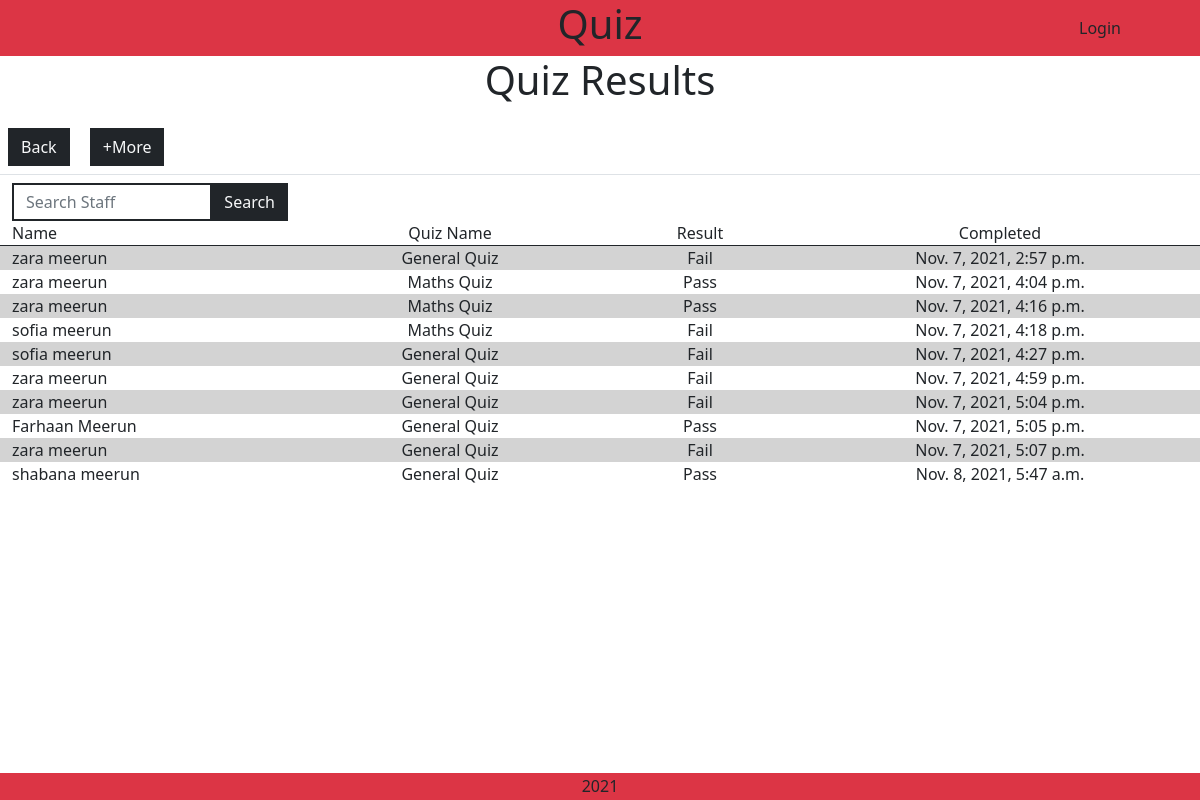
The app's page /staff/quiz_results, older data.
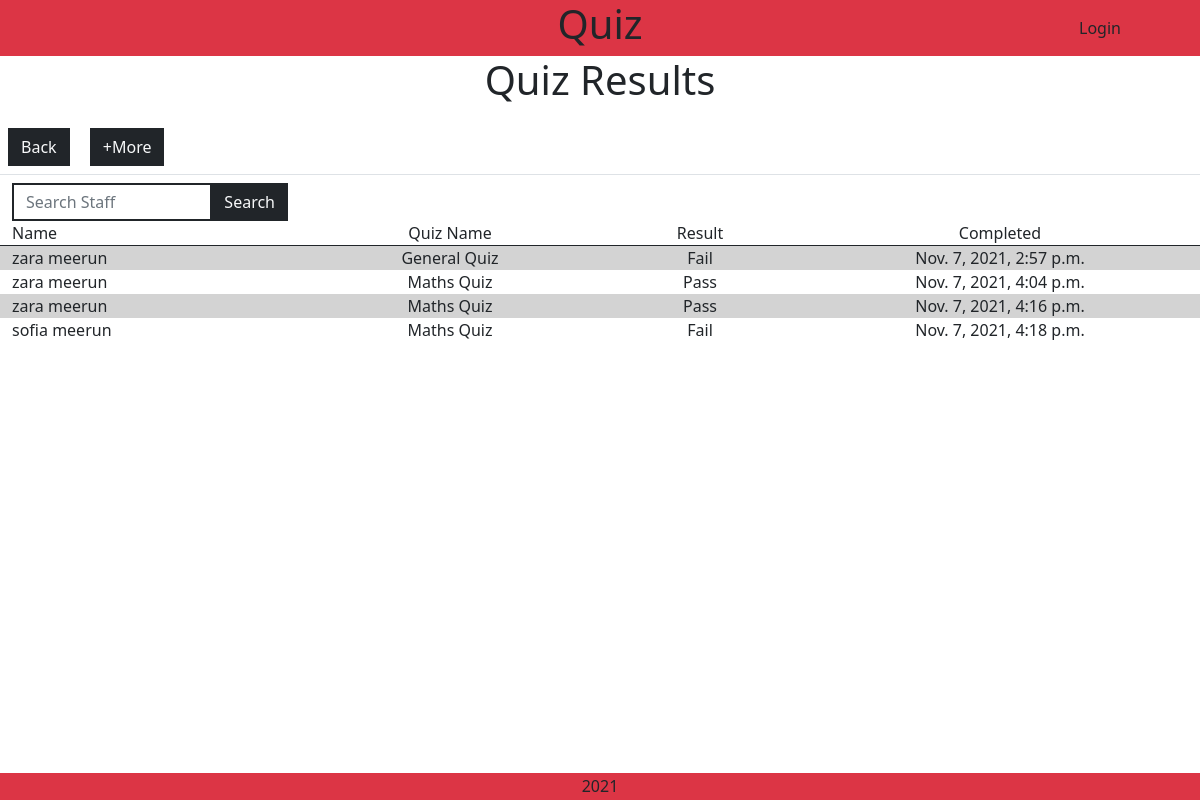
The same page, newer data.
### quiz/models.py (models this page shows, shortened)
class Results(models.Model):
    class Meta:
        verbose_name_plural = "Results"
    staff= models.ForeignKey(
            'staff.Staff', null=False, blank=False, on_delete=models.CASCADE,
            related_name='results')
    quiz_name = models.CharField(max_length=254)
    results = models.CharField(max_length=254)
    attempts = models.IntegerField(default=0)
    created_at = models.DateTimeField(auto_now_add=True)
    pass_fail = models.CharField(max_length=254)

### staff/models.py (models this page shows, shortened)
class Staff(models.Model):
    class Meta:
        verbose_name_plural = "Staff"
    employee_number = models.IntegerField(unique=True)
    first_name = models.CharField(max_length=254)
    last_name = models.CharField(max_length=254)
    email_address = models.EmailField()

### staff/views.py (the view, shortened to what this page needs)
# urls.py: path('quiz_results', views.quiz_results, name='quiz_results'),
def quiz_results(request):
    all_results = Results.objects.all()
    context = {
    'results': all_results,
    }
    return render(request, 'staff/quiz_results.html', context)

### staff/templates/staff/quiz_results.html (shortened to what this page needs)
{% extends "base.html" %}
{% load static %}
{% load crispy_forms_tags %}
{% block extra_css %}
    <link rel="stylesheet" href="{% static 'staff/css/staff.css' %}">
{% endblock %}
{% block content %}
    <div class="text-center h1 mb-3">Quiz Results</div>
    <a href="{% url 'staff' %}" class="m-2 btn btn-dark rounded-0 text-light">Back</a>
    <a href="#" class="m-2 btn btn-dark rounded-0 text-light show-more">+More</a>
    <div class="row m-0 border-top d-flex justify-content-left">
        <div class="col-10 col-md-4 col-lg-3 mt-2">
            <form action="{% url 'quiz_results' %}" method="GET" id="characterForm">
                <div class="input-group">
                    <input type="search" class="form-control custom-select rounded-0 border-2 border-dark" name="q" placeholder="Search Staff">
                    <button class="btn btn-outline-dark bg-dark text-light rounded-0 input-group-append ml-auto search-button" type="submit"><div class="text">Search</div></button>
                </div>
            </form>
        </div>
    </div>
    <div class="row m-0 staff-text border-bottom border-dark">
        <div class="col-3">Name</div>
        <div class="col-3 text-center">Quiz Name</div>
        <div class="col-2 text-center">Result</div>
        <div class="col-4 text-center">Completed</div>
    </div>
    <div class="row m-0 staff-text">
        {% for result in results %}
            {% if forloop.counter|divisibleby:2 %}
                <div class="col-3">{{ result.staff.first_name }} {{ result.staff.last_name }}</div>
                <div class="col-3 text-center">{{ result.quiz_name }}</div>
                <div class="col-2 text-center">{{ result.pass_fail }}</div>
                <div class="col-4 text-center">{{ result.created_at }}</div>
            {% else %}
                <div class="col-3 bg-secondary">{{ result.staff.first_name }} {{ result.staff.last_name }}</div>
                <div class="col-3 text-center bg-secondary">{{ result.quiz_name }}</div>
                <div class="col-2 text-center bg-secondary">{{ result.pass_fail }}</div>
                <div class="col-4 text-center bg-secondary">{{ result.created_at }}</div>
            {% endif %}
        {% endfor %}
    </div>
{% endblock %}

### templates/base.html (shortened to what this page needs)
{% load static %}
<!doctype html>
<html lang="en">
    <head>
        <link href="https://cdn.jsdelivr.net/npm/bootstrap@5.1.3/dist/css/bootstrap.min.css" rel="stylesheet">
        <link rel="stylesheet" href="https://use.fontawesome.com/releases/v5.15.4/css/all.css">
        <link rel="stylesheet" href="{% static 'css/base.css' %}">
        {% block extra_css %}
        {% endblock %}
    </head>
    <body>
        <nav class="row m-0 bg-danger">
            <div class="d-none d-md-block col-md-2"></div>
            <div class="col-8 col-md-8 h1 text-center">
                <a class="text-dark logo" href="{% url 'home' %}">Quiz</a>
            </div>
            {% if request.user.is_superuser %}
                <a href="{% url 'staff' %}" class="p-0 col-2 col-md-1 text-center my-auto text-dark logout-button nav-text">Admin</a>
                <a href="{% url 'logout' %}" class="p-0 col-2 col-md-1 text-center my-auto text-dark logout-button nav-text">Logout</a>
            {% else %}
                <a href="#" class="p-0 col-4 col-md-2 text-center my-auto text-dark login-button nav-text">Login</a>
            {% endif %}
        </nav>
        <div class="content">
            {% block content %}
            {% endblock %}
        </div>
        <footer class="footer text-center h6 m-0">
            <div class="p-1 bg-danger text-dark">2021</div>
        </footer>
    </body>
</html>

### static/css/base.css (style rules this page uses)
body, html { margin: 0; display: flex; flex-direction: column; height: 100vh; }
nav a { text-decoration: none !important; }
.content { flex: 1; }
.bg-secondary { background: lightgray !important; }
input { height: 30px; }

### staff/static/staff/css/staff.css (style rules this page uses)
.bg-secondary { background: lightgray !important; }
.custom-select { height: 38px; }

Row changes from the older to the newer data that the page shows:
removed Results: staff.first_name "sofia", staff.last_name "meerun", quiz_name "General Quiz", pass_fail "Fail", created_at "Nov. 7, 2021, 4:27 p.m."
removed Results: staff.first_name "zara", staff.last_name "meerun", quiz_name "General Quiz", pass_fail "Fail", created_at "Nov. 7, 2021, 4:59 p.m."
removed Results: staff.first_name "zara", staff.last_name "meerun", quiz_name "General Quiz", pass_fail "Fail", created_at "Nov. 7, 2021, 5:04 p.m."
removed Results: staff.first_name "Farhaan", staff.last_name "Meerun", quiz_name "General Quiz", pass_fail "Pass", created_at "Nov. 7, 2021, 5:05 p.m."
removed Results: staff.first_name "zara", staff.last_name "meerun", quiz_name "General Quiz", pass_fail "Fail", created_at "Nov. 7, 2021, 5:07 p.m."
removed Results: staff.first_name "shabana", staff.last_name "meerun", quiz_name "General Quiz", pass_fail "Pass", created_at "Nov. 8, 2021, 5:47 a.m."
